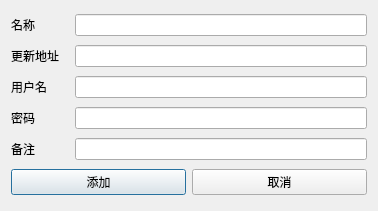
<?xml version="1.0" encoding="UTF-8"?>
<ui version="4.0">
 <class>AddCodeDialog</class>
 <widget class="QDialog" name="AddCodeDialog">
  <property name="geometry">
   <rect>
    <x>0</x>
    <y>0</y>
    <width>378</width>
    <height>211</height>
   </rect>
  </property>
  <property name="windowTitle">
   <string>更新路径</string>
  </property>
  <layout class="QVBoxLayout" name="verticalLayout">
   <item>
    <layout class="QHBoxLayout" name="horizontalLayout_5" stretch="1,5">
     <item>
      <widget class="QLabel" name="label_3">
       <property name="text">
        <string>名称</string>
       </property>
      </widget>
     </item>
     <item>
      <widget class="QLineEdit" name="lineEditName"/>
     </item>
    </layout>
   </item>
   <item>
    <layout class="QHBoxLayout" name="horizontalLayout" stretch="1,5">
     <item>
      <widget class="QLabel" name="label">
       <property name="text">
        <string>更新地址</string>
       </property>
      </widget>
     </item>
     <item>
      <widget class="QLineEdit" name="lineEditUrl"/>
     </item>
    </layout>
   </item>
   <item>
    <layout class="QHBoxLayout" name="horizontalLayout_7" stretch="1,5">
     <item>
      <widget class="QLabel" name="label_5">
       <property name="text">
        <string>用户名</string>
       </property>
      </widget>
     </item>
     <item>
      <widget class="QLineEdit" name="lineUsername"/>
     </item>
    </layout>
   </item>
   <item>
    <layout class="QHBoxLayout" name="horizontalLayout_4" stretch="1,5">
     <item>
      <widget class="QLabel" name="label_2">
       <property name="text">
        <string>密码</string>
       </property>
      </widget>
     </item>
     <item>
      <widget class="QLineEdit" name="lineEditPassword">
       <property name="echoMode">
        <enum>QLineEdit::Password</enum>
       </property>
      </widget>
     </item>
    </layout>
   </item>
   <item>
    <layout class="QHBoxLayout" name="horizontalLayout_6" stretch="1,5">
     <item>
      <widget class="QLabel" name="label_4">
       <property name="text">
        <string>备注</string>
       </property>
      </widget>
     </item>
     <item>
      <widget class="QLineEdit" name="lineEditDesc"/>
     </item>
    </layout>
   </item>
   <item>
    <layout class="QHBoxLayout" name="horizontalLayout_2">
     <item>
      <widget class="QPushButton" name="btnOK">
       <property name="text">
        <string>添加</string>
       </property>
      </widget>
     </item>
     <item>
      <widget class="QPushButton" name="pushButton">
       <property name="text">
        <string>取消</string>
       </property>
      </widget>
     </item>
    </layout>
   </item>
  </layout>
 </widget>
 <resources/>
 <connections>
  <connection>
   <sender>pushButton</sender>
   <signal>clicked()</signal>
   <receiver>AddCodeDialog</receiver>
   <slot>reject()</slot>
   <hints>
    <hint type="sourcelabel">
     <x>246</x>
     <y>207</y>
    </hint>
    <hint type="destinationlabel">
     <x>166</x>
     <y>117</y>
    </hint>
   </hints>
  </connection>
 </connections>
</ui>
